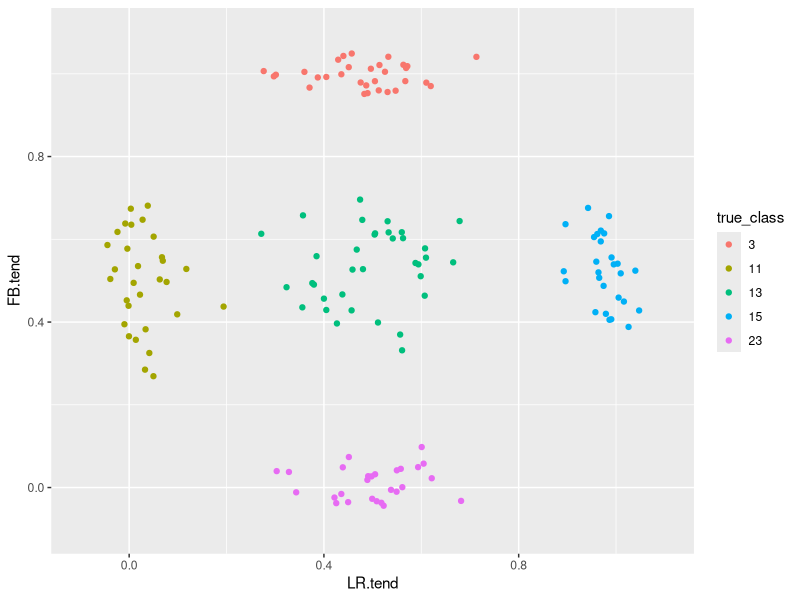
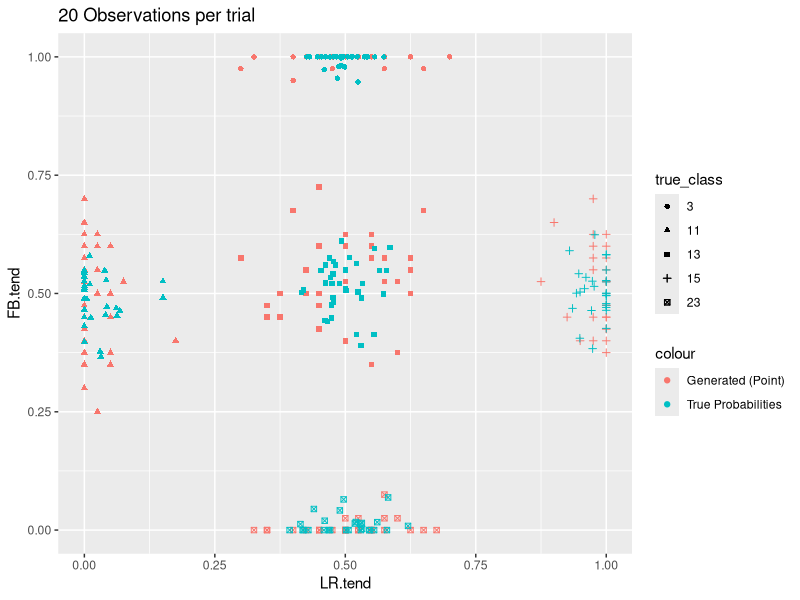
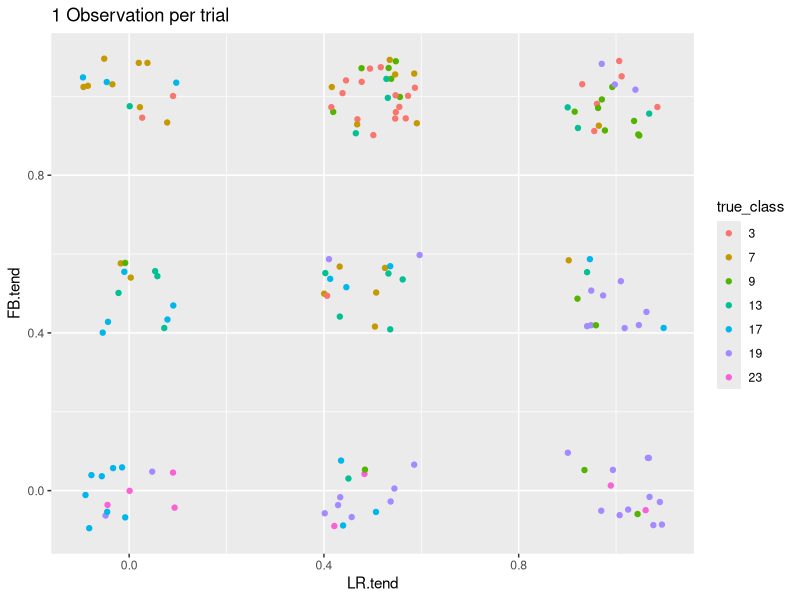
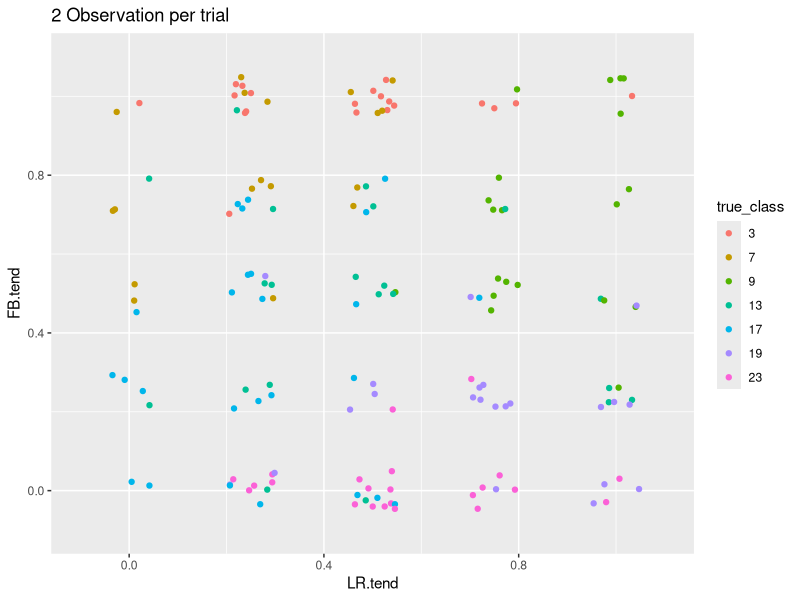
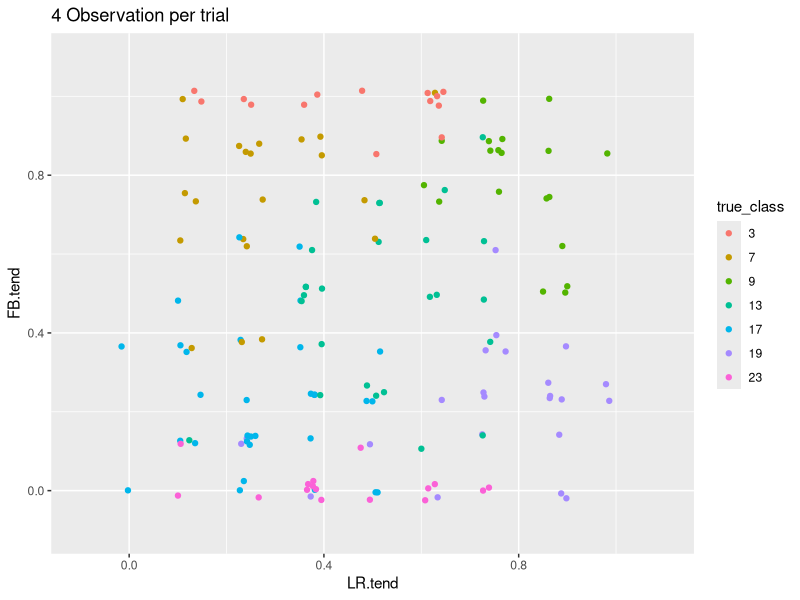
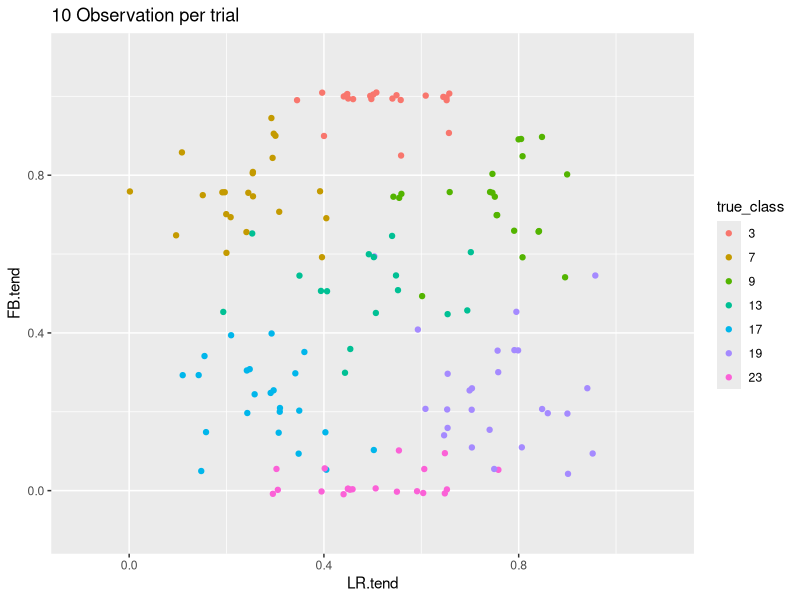
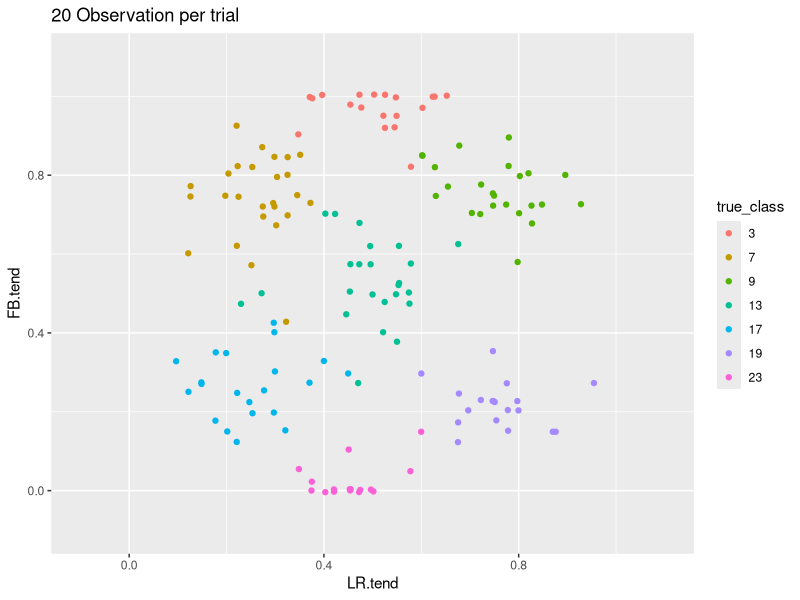
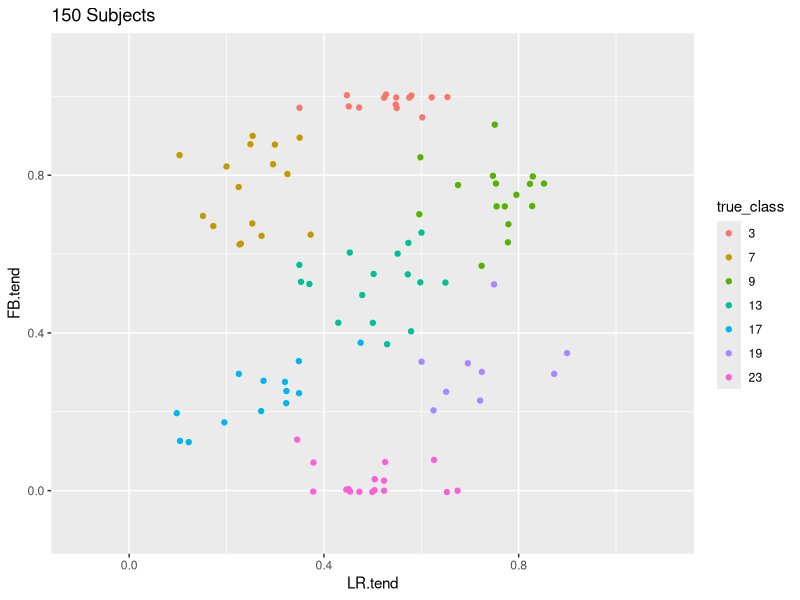

These figures' R source, in order: (Note: this script raises an error after producing the figures.)
library(dplyr)
library(ggplot2)
library(rstudioapi)
setwd(dirname(rstudioapi::getActiveDocumentContext()$path))
#################
# Functions
#
#


make_subj <- function(class, obs_per_trial) {
  # creates a subject of a given class and with number obs_per_trial for each targetPos
  
  ## Creating a class probability distributions
  # From what we could see from the analysis is that there seem to be certain types
  # for perspective choices also depending on FB and LR trials
  # In this work, it is assumed that each subject has an individual percentage to
  # take an egocentric perspective for a given FB or LR trial. 
  # The underlying probabilities for a subject of a certain class, to choose ego-
  # centric for front-back and. Each list entry represents a class and works as follows:
  # c( P(egocentric|FB), P(egocentric|LR) )
  # Assumed are 5 type probabilities: none, low, middle, high and full; representing
  # the probability that a subject uses a egocentric perspective for a trial
  
  # type probabilities with individual difference
  diff_FB <- rnorm(1,0,0.05)
  diff_LR <- rnorm(1,0,0.05)
  
  FB_none <- ifelse(diff_FB<0, 0 ,diff_FB)
  FB_low <- ifelse(0.25+diff_FB<0, 0, 0.25+diff_FB)
  FB_mid <- 0.5+diff_FB
  FB_high <- ifelse(0.75+diff_FB>1, 1, 0.75+diff_FB)
  FB_full <- ifelse(diff_FB+1>1, 1, 1+diff_FB)
  
  LR_none <- ifelse(diff_LR<0, 0 ,diff_LR)
  LR_low <- ifelse(0.25+diff_LR<0, 0, 0.25+diff_LR)
  LR_mid <- 0.5+diff_LR
  LR_high <- ifelse(0.75+diff_LR>1, 1, 0.75+diff_LR)
  LR_full <- ifelse(diff_LR+1>1, 1, 1+diff_LR)
  
  # this results in 25 possible combination of classes
  class_prob <- 
    list(c(FB_full, LR_none), c(FB_full, LR_low), c(FB_full, LR_mid), c(FB_full, LR_high), c(FB_full, LR_full),
         c(FB_high,LR_none),  c(FB_high, LR_low), c(FB_high, LR_mid), c(FB_high, LR_high), c(FB_high, LR_full),
         c(FB_mid,LR_none),   c(FB_mid, LR_low),  c(FB_mid, LR_mid),  c(FB_mid, LR_high),  c(FB_mid, LR_full),
         c(FB_low, LR_none),  c(FB_low, LR_low),  c(FB_low, LR_mid),  c(FB_low, LR_high),  c(FB_low, LR_full),
         c(FB_none, LR_none), c(FB_none, LR_low), c(FB_none, LR_mid), c(FB_none, LR_high), c(FB_none, LR_full))

  subj <- c()
  nam <- c()
  true_FB <- class_prob[[class]][1]
  true_LR <- class_prob[[class]][2]
  
  for (pos in c('B', 'F', 'L', 'R')){
    prob <- ifelse(pos == 'B' | pos == 'F', true_FB, true_LR)
    for (i in 1:obs_per_trial){
      vec <- rbinom(1, 1,prob)
      nam <- cbind(nam, paste(pos,i,sep = ""))
      subj <- cbind(subj,vec)
    }
  }
  
  subj <- cbind(subj, class)
  subj <- cbind(subj, true_FB)
  subj <- cbind(subj, true_LR)
  nam <- cbind(nam, 'true_class')
  nam <- cbind(nam, 'true_FB')
  nam <- cbind(nam, 'true_LR')
  colnames(subj)<- nam
  
  return(subj)
  }
  

gen_data <- function(size, obs_per_trial, c_dist){
  # generate the data with given parameters and adds a column true class
  # size : how many subjects will be generated
  # obs_per_trial : how many trails from the same perspective for each subject
  # c_dist : Probability-list of subject being in a certain class (influences number points per cluster)
  # c_prob : probabilities for egocentric choice for the classes (influences where the clusters are)
  c_dist <- c_dist/sum(c_dist)
  n_classes <- length(c_dist)
  subject_classes <- sample(seq(25) , size, replace=TRUE, prob=c_dist)
  df <- data.frame(matrix(ncol = 4*obs_per_trial, nrow = 0))  
  
  for (class in subject_classes){
    subj <- make_subj(class, obs_per_trial)
    #subj <- c(subj, class)
    df <- rbind(df,subj)
  }
  
  df<- df %>%
    mutate('ego.tend' = rowSums(df)/(4*obs_per_trial))%>%
    mutate('FB.tend' = rowSums(df[1:(2*obs_per_trial)])/(2*obs_per_trial))%>%
    mutate('LR.tend' = rowSums(df[(2*obs_per_trial+1):(4*obs_per_trial)])/(2*obs_per_trial))
  df$true_class <- factor(df$true_class)  
    return(df)
}
#
#
############


# The classes should also vary in size and in some cases they are not present at all.
# Class distribution reflects the proportion or size of the classes in the population
# class_dist will be scaled later so can also be of ratio
#(1,1,1,1,2,
# 2,2,2,4,2,
# 1,1,4,2,3,
# 0,1,0,2,2,
# 1,2,3,4,5) 
# Classes 5,6,7 or 8 have on average double the amount of subjects of classes 1,2,3 or 4
# Class 9 is 4 times as big as classes 1,2,3 or 4 and so on.

# The class centroids are on the FB-LR-trend graph are located like this
#
#    1  2  3  4  5
#    6  7  8  9 10
#   11 12 13 14 15
#   16 17 18 19 20
#   21 22 23 24 25
# 
# Trying to recreate the class sizes from the experiment
#                
class_dist <- c( 0,  0,  1,  0,  0,
                 0,  0,  0,  0,  0,
                 1,  0,  1,  0,  1,
                 0,  0,  0,  0,  0,
                 0,  0,  1,  0,  0)

# number of classes
sum(class_dist != 0)

# generate the data with numbers from the experiment
n_subjects = 150
obs_per_trial = 20

test_df <- gen_data(n_subjects, obs_per_trial, class_dist)
# columns explained:
# B1 - R_ : the trials determined by obs_per_trial with values 0 for othercentric
# perspective choice and 1 for egocentric perspective choice
#
# true_class : underlying class for the subject it was simulated from
#
# diff : individual tendency towards egocentric choices. (negatve means tendency to 
# othercentric choices)

# Plot with true classes
ggplot(test_df, aes(LR.tend,FB.tend, color=true_class)) +
  geom_jitter(width=0.05, height=0.05)+
  xlim(-0.1,1.1)+
  ylim(-0.1,1.1)

ggplot(test_df, aes(shape = true_class))+
  geom_point(aes(LR.tend, FB.tend, color = 'Generated (Point)'), width=0.03, height=0.03)+
  geom_point(aes(true_LR,true_FB, color = 'True Probabilities'))+
  labs(title = '20 Observations per trial')

  


######
# Influence of parameters with the following class distribution.
# It's a medium difficult setting with slightly overlapping but not directly
# neighboring clusters

class_dist_animation <-
  c( 0,  0,  1,  0,  0,
     0,  1,  0,  1,  0,
     0,  0,  1,  0,  0,
     0,  1,  0,  1,  0,
     0,  0,  1,  0,  0)

## Observations per trial
for (obs in c(1,2,4,10,20)){
  data_animation_o <- gen_data(n_subjects, obs, class_dist_animation)
  Sys.sleep(1) # give the cpu time to build the datasets
  ggo <- ggplot(data_animation_o, aes(LR.tend,FB.tend, color=true_class)) +
    geom_jitter(width=0.1/obs, height=0.1/obs)+
    xlim(-0.1,1.1)+
    ylim(-0.1,1.1)+
    labs(title = paste(obs, 'Observation per trial'))
  print(ggo)
  Sys.sleep(0.5)
}
# 1 obs. per trial make mixed clusters. Any clustering or latent class algorithm would
# classify subject often into the wrong clusters. More obs. lower the mixing in
# a cluster

## Number of subjects
for (n_subjects_s in c(100, 200, 500, 1000)){
  data_animation_s <- gen_data(n_subjects_s, obs_per_trial, class_dist_animation)
  Sys.sleep(1) # give the cpu time to build the datasets
  ggs <- ggplot(data_animation_s, aes(LR.tend,FB.tend, color=true_class)) +
    geom_jitter(width=0.1/obs_per_trial, height=0.1/obs_per_trial)+
    xlim(-0.1,1.1)+
    ylim(-0.1,1.1)+
    labs(title = paste(n_subjects, 'Subjects'))
  print(ggs)
  Sys.sleep(0.5)
}
# More subjects do not help with correctly identifying a true class, but can
# still help with identifying the position of centroids


## Combination of both
for (obs_c in c(1,2,5,10, 20)){
  for (n_subjects_c in c(100, 200, 500, 1000, 2000)){
    data_animation_c <- gen_data(n_subjects_c, obs_c, class_dist_animation)
    Sys.sleep(1) # give the cpu time to build the datasets
    ggc <- ggplot(data_animation_c, aes(LR.tend,FB.tend, color=true_class)) +
      geom_jitter(width=0.1/obs_c, height=0.1/obs_c)+
      xlim(-0.1,1.1)+
      ylim(-0.1,1.1)+
      labs(title = paste(n_subjects_c, 'Subjects and', obs_c, 'Observations' ))
    print(ggc)
    Sys.sleep(0.5)
  }
}
  
### Scenarios

# To test the ability of a method to find clusters, different scenarios will be
# created. They are categorized by the amount of mixing. Noise will be introduced
# either via using more classes with mid, low and high chances or by changing
# the values for type probabilities. 

n_subjects_sc = 200 # number of subjects for the scenarios
obs_per_trial_sc <- 2 # number of obs. per trial for the scenarios

# Easy scenarios with increasing difficulty
## Subjects have clear tendencies, cluster centroids far apart, 3-4 classes,
## same class sizes

# Easy_1
sc_name <- 'Easy_1'
class_dist_easy_1 <-
  c( 1,  0,  0,  0,  1,
     0,  0,  0,  0,  0,
     0,  0,  0,  0,  0,
     0,  0,  0,  0,  0,
     1,  0,  0,  0,  1)

data_easy_1 <- gen_data(n_subjects_sc, obs_per_trial_sc, class_dist_easy_1)
ggplot(data_easy_1, aes(LR.tend,FB.tend, color=true_class)) +
  geom_jitter(width=0.03, height=0.03)+
  xlim(-0.1,1.1)+
  ylim(-0.1,1.1)+
  labs(title = sc_name)

write.csv(data_easy_1, "./data_easy_1.csv", row.names=FALSE)

data1 <- read.csv("./data_easy_1.csv", header=TRUE, stringsAsFactors=TRUE)
data1


ggplot(data1, aes(LR.tend,FB.tend, color=true_class)) +
  geom_jitter(width=0.03, height=0.03)+
  xlim(-0.1,1.1)+
  ylim(-0.1,1.1)+
  labs(title = sc_name)

# Easy_2
sc_name <- 'Easy_2'
class_dist_easy_2 <-
  c( 0,  1,  0,  0,  0,
     0,  0,  0,  0,  1,
     0,  0,  0,  0,  0,
     0,  0,  0,  0,  0,
     0,  1,  0,  0,  0)

data_easy_2 <- gen_data(n_subjects_sc, obs_per_trial_sc, class_dist_easy_2)
ggplot(data_easy_2, aes(LR.tend,FB.tend, color=true_class)) +
  geom_jitter(width=0.03, height=0.03)+
  xlim(-0.1,1.1)+
  ylim(-0.1,1.1)+
  labs(title = sc_name)

# Easy_3
sc_name <- 'Easy_3'
class_dist_easy_3 <-
  c( 0,  0,  1,  0,  0,
     0,  0,  0,  0,  0,
     1,  0,  0,  0,  1,
     0,  0,  0,  0,  0,
     0,  0,  1,  0,  0)

data_easy_3 <- gen_data(n_subjects_sc, obs_per_trial_sc, class_dist_easy_3)
ggplot(data_easy_3, aes(LR.tend,FB.tend, color=true_class)) +
  geom_jitter(width=0.03, height=0.03)+
  xlim(-0.1,1.1)+
  ylim(-0.1,1.1)+
  labs(title = sc_name)

# Medium scenarios
## Subjects have mixed tendencies, cluster centroids are sometimes near,
## 4-5 classes, same class sizes 

# medium_1
sc_name <- 'Medium_1'
class_dist_medium_1 <-
  c( 0,  1,  0,  0,  1,
     0,  0,  0,  0,  0,
     0,  0,  0,  0,  0,
     0,  1,  0,  0,  1,
     0,  0,  1,  0,  0)

data_medium_1 <- gen_data(n_subjects_sc, obs_per_trial_sc, class_dist_medium_1)
ggplot(data_medium_1, aes(LR.tend,FB.tend, color=true_class)) +
  geom_jitter(width=0.03, height=0.03)+
  xlim(-0.1,1.1)+
  ylim(-0.1,1.1)+
  labs(title = sc_name)

# medium_2
sc_name <- 'Medium_2'
class_dist_medium_2 <-
  c( 0,  1,  0,  0,  1,
     1,  0,  0,  1,  0,
     0,  0,  0,  0,  0,
     0,  0,  0,  0,  0,
     1,  0,  1,  0,  1)

data_medium_2 <- gen_data(n_subjects_sc, obs_per_trial_sc, class_dist_medium_2)
ggplot(data_medium_2, aes(LR.tend,FB.tend, color=true_class)) +
  geom_jitter(width=0.03, height=0.03)+
  xlim(-0.1,1.1)+
  ylim(-0.1,1.1)+
  labs(title = sc_name)


# all
sc_name <- 'All Classes'
class_dist_medium_2 <-
  c( 1,  1,  1,  1,  1,
     1,  1,  1,  1,  1,
     1,  1,  1,  1,  1,
     1,  1,  1,  1,  1,
     1,  1,  1,  1,  1)

data_medium_2 <- gen_data(n_subjects_sc, obs_per_trial_sc, class_dist_medium_2)
ggplot(data_medium_2, aes(LR.tend,FB.tend, color=true_class)) +
  geom_point(width=0.03, height=0.03)+

  labs(title = sc_name)
